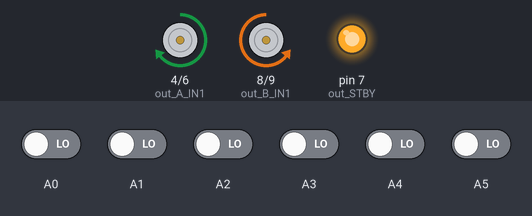
A sketch run on a simulated Arduino Uno, built with avr-gcc and run on an emulated ATmega328P. Shown: motor-driver pin pairs drawn as motors (green arrow = first pin HIGH = forward, orange = second pin HIGH = backward, longer = more drive, scaled by the enable pin, stopped while the standby pin is LOW), output pins drawn as LEDs (lit = HIGH). Inputs (shaded band) come from the test bench; at power-on: A0–5 LOW.

Above: at 11.2 s.
11.3 s: A2 driven HIGH and A3 driven HIGH
At 12.3 s:
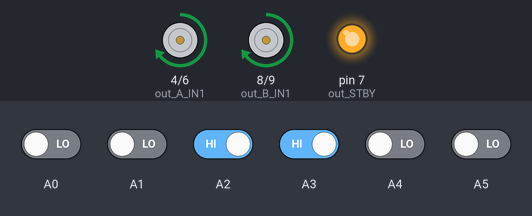
12.8 s: A0 driven HIGH
At 13.9 s:
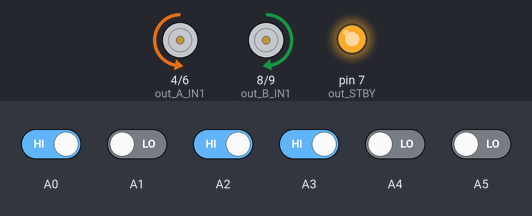
14.3 s: A0 driven LOW
At 14.6 s:
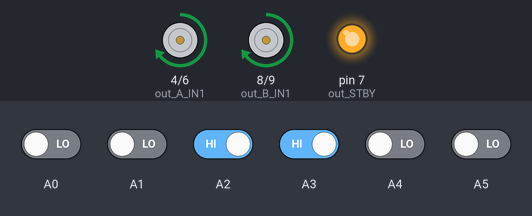
15.8 s: A2 driven LOW
At 16.1 s:
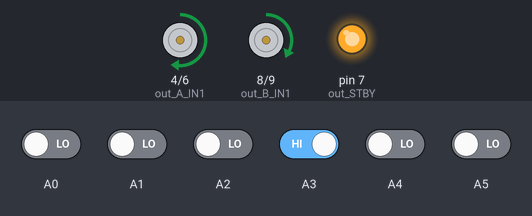
17.3 s: A5 driven HIGH
At 17.6 s:
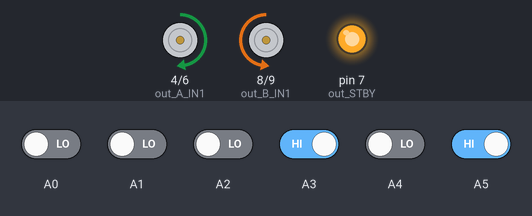
Timing chart, 0 to 19.8 s (numbered marks = the images above; inputs shaded):
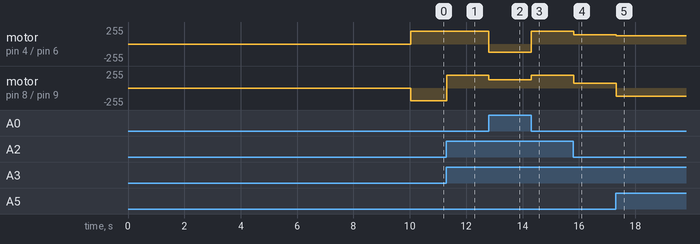

Measured:
- after the input at 11.3 s, motor on pin 8 (out_B_IN1) / pin 9 (out_B_IN2): backward 193/255 → forward 193/255 at once
- after the input at 12.8 s, motor on pin 4 (out_A_IN1) / pin 6 (out_A_IN2): forward 193/255 → backward 127/255 at once; motor on pin 8 (out_B_IN1) / pin 9 (out_B_IN2): forward 193/255 → forward 127/255 at once
- after the input at 14.3 s, motor on pin 4 (out_A_IN1) / pin 6 (out_A_IN2): backward 127/255 → forward 193/255 at once; motor on pin 8 (out_B_IN1) / pin 9 (out_B_IN2): forward 127/255 → forward 193/255 at once
- after the input at 15.8 s, motor on pin 4 (out_A_IN1) / pin 6 (out_A_IN2): forward 193/255 → forward 142/255 at once; motor on pin 8 (out_B_IN1) / pin 9 (out_B_IN2): forward 193/255 → forward 70/255 at once
- after the input at 17.3 s, motor on pin 4 (out_A_IN1) / pin 6 (out_A_IN2): forward 142/255 → forward 127/255 at once; motor on pin 8 (out_B_IN1) / pin 9 (out_B_IN2): forward 70/255 → backward 127/255 at once

The sketch:

stimate_mori_olivato.ino
```cpp
#include <QTRSensors.h>

/*
 *@author: edoardo mori
 * @author: matteo olivato
 *
 * @school: liceo informatico "le stimate"
 *
 * Roboval 2012
 * Firmware per il robot Easy
 *
 * per informazioni www.roboval.it
 *
 */

//--------------------------------------------------------------
//          parametri di configurazione hardcoded
//--------------------------------------------------------------
// i parametri seguenti descrivono l'interfacciamento del microcontrollore
// con sensori e motori. Se modificati potrebbero compromettere il
// funzionamento del robot.

// definizione dei pin di collegamento tra arduino e la scheda motori
#define out_STBY    7
#define out_B_PWM   10 //B motore destro
#define out_A_PWM   5  //A motore sinistro
#define out_A_IN2   6
#define out_A_IN1   4
#define out_B_IN1   8
#define out_B_IN2   9
#define left_motor  0
#define right_motor 1

// definizione dei pin a cui sono collegati i sensori di linea
#define leftFar          0
#define leftCenter       1
#define leftNear         2
#define rightNear        3
#define rightCenter      4
#define rightFar         5
#define NUM_SENSORS      6
#define TIMEOUT       2500
#define EMITTER_PIN   QTR_NO_EMITTER_PIN

//--------------------------------------------------------------
//          parametri di configurazione modificabili
//--------------------------------------------------------------
// i parametri seguenti possono essere modificati a piacimento
// per migliorare il comportamento del robot
//

#define full_speed          70 // velocita' massima (0-100)
#define correction_speed    10 // velocita' di correzione traiettoria rettilinea (0-100)
#define turn_speed          38// velocita' di curvatura (0-100)
#define rallenta            25 // velocità di rallentamento durante la correzione
#define debugPeriod       1000 // ogni quanti millisecondi inviare i messaggi di debug
#define soglia             200 // soglia di riconoscimento bianco/nero (0-1000)
#define attesaPerManovra   10// tempo di attesa tra il riconoscimento della curva e il comando ai motori
#define attesaPerMDx       10 // tempo di attesa tra il riconoscimento della curva e il comando ai motori di destra
#define attesaPerMSx       2// tempo di attesa tra il riconoscimento della curva e il comando ai motori di sinistra
#define inversion_speed     70 // velocità con cui inverte la direzione

// dichiarazione variabili globali
int leftCenterReading;
int leftNearReading;
int leftFarReading;
int rightCenterReading;
int rightNearReading;
int rightFarReading;
int lastDebugTime = 0;

QTRSensorsRC qtrrc((unsigned char[]) {
  A0, A1, A2, A3, A4, A5}
,NUM_SENSORS, TIMEOUT, EMITTER_PIN);
unsigned int sensorValues[NUM_SENSORS];

void setup(){
  pinMode(out_STBY,OUTPUT);
  pinMode(out_A_PWM,OUTPUT);
  pinMode(out_A_IN1,OUTPUT);
  pinMode(out_A_IN2,OUTPUT);
  pinMode(out_B_PWM,OUTPUT);
  pinMode(out_B_IN1,OUTPUT);
  pinMode(out_B_IN2,OUTPUT);

  for (int i = 0; i < 400; i++){
    qtrrc.calibrate();
  }
  motor_standby(false);
}

void loop(){
  readSensors();
  if(!leftFarReading && leftNearReading && rightNearReading && !rightFarReading){
    set_motor(right_motor, full_speed);
    set_motor(left_motor, full_speed);
    return;
  }

  readSensors();
  if(leftFarReading || rightFarReading || (!rightNearReading && !leftNearReading)){
    leftHandWall(); //gira
    return;
  }

  readSensors();
  if(!leftFarReading && !rightFarReading && ((leftNearReading && !rightCenterReading) || (rightNearReading && !leftCenterReading)) ){  // 0x1xx0 || 0xx1x0
    straight();
    return;
  }

}

void straight(){
  readSensors();
  if(!leftNearReading){// 0x01x0 il robot e' troppo a sinistra, deve andare piu' a destra quindi alzo il motore sinistro
    RadDx();
    return;
  }
  readSensors();
  if(!rightNearReading){// 0x10x0 il robot e' troppo a destra, deve andare piu' a sinistra quindi alzo il motore destro
    RadSx();
    return;
  }
}

void leftHandWall(){
  readSensors();
  if(leftFarReading){ // 1xxxx
    turnLeft();
  }

  readSensors();
  if(!leftFarReading && !leftCenterReading && rightFarReading){  // 00xxx1
    turnRight();
  }

  readSensors();
  if(!leftFarReading && !leftCenterReading && !leftNearReading
    && !rightFarReading && !rightCenterReading && !rightNearReading){ // 000000
    turnAround();
  }
}

// raddrizza a sinistra(aumento motore destro)
void RadSx(){
  set_motor(left_motor,correction_speed);
  set_motor(right_motor,full_speed - rallenta);
  readSensors();
  while(!rightNearReading && !leftFarReading && leftCenterReading){
    readSensors();
  }
}

// raddrizza a destra(aumento motore sinistro)
void RadDx(){
  set_motor(left_motor,full_speed - rallenta);
  set_motor(right_motor,correction_speed);
  readSensors();
  while(!leftNearReading && !rightFarReading && rightCenterReading){
    readSensors();
  }
}

void turnLeft(){
  delay(attesaPerMSx);
  set_motor(left_motor,-turn_speed);
  set_motor(right_motor,turn_speed);
  readSensors();
  while(!leftNearReading || !rightNearReading){
    readSensors();
  }
}
void turnRight(){
  delay(attesaPerMDx);
  set_motor(left_motor,turn_speed);
  set_motor(right_motor,-turn_speed);
  readSensors();
  while(!leftNearReading || !rightNearReading){
    readSensors();
  }
}
void turnAround(){
  delay(attesaPerManovra);
  set_motor(left_motor,inversion_speed);
  set_motor(right_motor,-inversion_speed);
  readSensors();
  while(!leftNearReading || !rightNearReading){
    readSensors();
  }
}

void readSensors(){
  unsigned int position = qtrrc.readLine(sensorValues);
  leftFarReading     = sensorValues[leftFar]>soglia;
  leftCenterReading  = sensorValues[leftCenter]>soglia;
  leftNearReading    = sensorValues[leftNear]>soglia;
  rightNearReading   = sensorValues[rightNear]>soglia;
  rightCenterReading = sensorValues[rightCenter]>soglia;
  rightFarReading    = sensorValues[rightFar]>soglia;
}

/**
 * set di funzioni per la gestione dei motori
 *
 */

void set_motor(boolean motor, char speed) { // imposta la velocità tra -100 (indietro) e +100 (avanti)
  byte PWMvalue=0;
  PWMvalue = map(abs(speed),0,100,50,255);
  if (speed > 0)
    motor_speed(motor,0,PWMvalue);
  else if (speed < 0)
    motor_speed(motor,1,PWMvalue);
  else {
    motor_coast(motor);
  }
}
void motor_speed(boolean motor, boolean direction, byte speed) { // imposta la velocità tra 0 e 255
  if (motor == left_motor) {
    if (direction == 0) {
      digitalWrite(out_A_IN1,HIGH);
      digitalWrite(out_A_IN2,LOW);
    }
    else {
      digitalWrite(out_A_IN1,LOW);
      digitalWrite(out_A_IN2,HIGH);
    }
    analogWrite(out_A_PWM,speed);
  }
  else {
    if (direction == 0) {
      digitalWrite(out_B_IN1,HIGH);
      digitalWrite(out_B_IN2,LOW);
    }
    else {
      digitalWrite(out_B_IN1,LOW);
      digitalWrite(out_B_IN2,HIGH);
    }
    analogWrite(out_B_PWM,speed);
  }
}
void motor_standby(boolean state) { // abilita/disabilita i motori
  if (state == true)
    digitalWrite(out_STBY,LOW);
  else
    digitalWrite(out_STBY,HIGH);
}

void motor_coast(boolean motor) { // motore in folle
  if (motor == left_motor) {
    digitalWrite(out_A_IN1,LOW);
    digitalWrite(out_A_IN2,LOW);
    digitalWrite(out_A_PWM,HIGH);
  }
  else {
    digitalWrite(out_B_IN1,LOW);
    digitalWrite(out_B_IN2,LOW);
    digitalWrite(out_B_PWM,HIGH);
  }
}

void motor_brake(boolean motor) { // freno motore
  if (motor == left_motor) {
    digitalWrite(out_A_IN1,HIGH);
    digitalWrite(out_A_IN2,HIGH);
  }
  else {
    digitalWrite(out_B_IN1,HIGH);
    digitalWrite(out_B_IN2,HIGH);
  }
}
```
